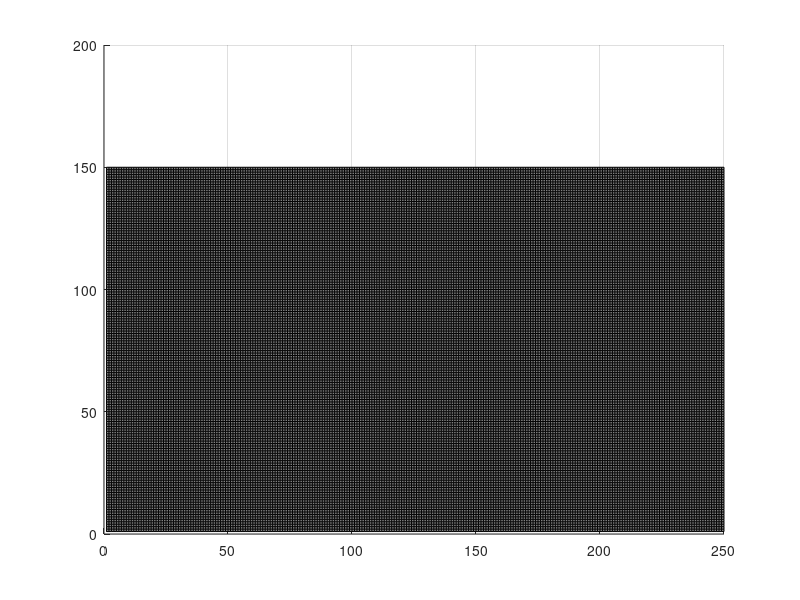

The MATLAB script that drew this image: (Note: this script raises an error after producing the figure.)
clc
clear all
close all

%% GUI

xmax=250;
ymax=150;
MAP=zeros(xmax,ymax);

surf(MAP')
colormap(gray)
view(2)
MAP(149:174,14:53)=1;
MAP(173,15:52)=1;
MAP(150:173,15)=1;
MAP(150:173,52)=1;
%% Take User Input and check Position
count = 1;
count2 = 0;

while(count==1)
start_node=input('enter start point as a 1x2 matrix: ');
if start_node==[0,0]
    start_node=[start_node(1)+1,start_node(2)+1];
end
target_node=input('enter end point as a 1x2 matrix: ');
if target_node==[250,150]
    target_node=[target_node(1)-1,target_node(2)-1];
end
resolution=input('enter resolution(default=1): ');
radius=input('enter diameter(default=10): ');
clearance=input('enter clearance(default=0): ');
default={'0 0','250 150','1'};
% resolution=1;
% start_node=[200,10];
% target_node=[150,140];
% radius=10;
% clearance=0;
mink=(radius/2);
xstart=(floor(start_node(1)/resolution))*resolution;
ystart=(floor(start_node(2)/resolution))*resolution;
drawnow
hold on
r1=rectangle('Position',[xstart ystart resolution resolution]);
r1.FaceColor='green';
r1.EdgeColor='green';
r1.LineWidth=3;
xtarget=(floor(target_node(1)/resolution))*resolution;
ytarget=(floor(target_node(2)/resolution))*resolution;
r2=rectangle('Position',[xtarget ytarget resolution resolution]);
r2.FaceColor='red';
r2.EdgeColor='red';
r2.LineWidth=3;
    if (~(checkposition(xstart,ystart,resolution,mink,clearance)))
        disp('Inavalid Start Point Input');
        count=0;
    elseif(~(checkposition(xtarget,ytarget,resolution,mink,clearance)))
        disp('Inavalid Target Point Input');
        count=0;
    else
        count=0;
        count2=1;
    end
end
%% plot circle
xcentre=190;
ycentre=130;
mink1=mink+15;
t=0:0.01:2*pi;
x=15*cos(t)+xcentre;
y=15*sin(t)+ycentre;
x2=mink1*cos(t)+xcentre;
y2=mink1*sin(t)+ycentre;
drawnow
fill(x2,y2,'b')
fill(x,y,'r')
[xx,yy] = meshgrid((1:size(MAP,2))-ycentre,(1:size(MAP,1))-xcentre);
MAP(sqrt(xx.^2 + yy.^2) <= mink1+clearance) = 1;
%% plot ellipse
xcentre2=140;
ycentre2=120;
a=30;
b=12;
mink2=mink+a;
mink3=mink+b;
x3=a*cos(t)+xcentre2;
y3=b*sin(t)+ycentre2;
x4=mink2*cos(t)+xcentre2;
y4=mink3*sin(t)+ycentre2;
drawnow
fill(x4,y4,'b')
fill(x3,y3,'r')
[xx,yy] = meshgrid((1:size(MAP,2))-ycentre2,(1:size(MAP,1))-xcentre2);
MAP(sqrt((xx/(b+mink2+clearance)).^2 + (yy/(a+mink3+clearance)).^2) <= 1) = 1;
%% plot rectangle
xp1=[50,50,100,100];
yp1=[75,120,120,75];
xp2=[50-mink-clearance,50-mink-clearance,100+mink+clearance,100+mink+clearance];
yp2=[75-mink-clearance,120+mink+clearance,120+mink+clearance,75-mink-clearance];
drawnow
fill(xp2,yp2,'b')
fill(xp1,yp1,'r')
MAP(50-mink-clearance:100+mink+clearance,75-mink-clearance:120+mink+clearance)=1;

%% plot polygon
xp3=[125,163,170,193,173,150];
yp3=[56,52,90,52,15,15];
xp4=[115.466,158.921,167.466,198.76,175.981,147.193];
yp4=[62.031,57.457,103.843,52.14,10,10];
drawnow
drawnow
fill(xp4,yp4,'b')
fill(xp3,yp3,'r')
tic
[xx1,yy1] = fillline([125,56],[163,52],100);
diagonal=round([linspace(125,56,60); linspace(150,15,60)]);
MAP(165:183,57:85)=1;
MAP(125:160,52:56)=1;
MAP(170:172,52:57)=1;
MAP(172:175,57:61)=1;
MAP(175:178,61:65)=1;
MAP(178:181,65:70)=1;
MAP(181:183,70:74)=1;
MAP(183:185,74:78)=1;
MAP(185:188,78:82)=1;
MAP(188:191,82:86)=1;
MAP(191:193,86:90)=1;
MAP(127:131,48:54)=1;
MAP(131:136,40:48)=1;
MAP(136:140,33:40)=1;
MAP(140:144,27:33)=1;
MAP(144:147,20:27)=1;
MAP(147:150,15:20)=1;
MAP(173:174,15:20)=1;
MAP(174:176,20:25)=1;
MAP(176:179,25:30)=1;
MAP(179:181,30:35)=1;
MAP(181:184,35:40)=1;
MAP(184:187,40:44)=1;
MAP(187:190,44:48)=1;
MAP(190:193,48:52)=1;
%% Creating Variables
tic
if count2==1
%Heuristic Map of all nodes
for x = 1:size(MAP,1)
    for y = 1:size(MAP,2)
        if(MAP(x,y)~=inf)
            G(x,y) = inf;
        end
    end
end

G(start_node(1),start_node(2)) = 0;
F(start_node(1),start_node(2)) = 0;
close_list = [];
open_list = [start_node G(start_node(1),start_node(2)) F(start_node(1),start_node(2)) 0]; 

%% Implementation

count4 = false;
while(~isempty(open_list))
    
    pause(0.001)
    
    %find node from open list with smallest F value
    [~,pos] = min(open_list(:,4));
    
    %set current node
    current_node = open_list(pos,:);
    r1=rectangle('Position',[xstart ystart resolution resolution]);
    r1.FaceColor='green';
    r1.EdgeColor='green';
    r1.LineWidth=3;
    rectangle('Position',[current_node(1),current_node(2),resolution,resolution],'FaceColor','y','EdgeColor','black')
    
    %if goal is reached, break the loop
    if(current_node(1:2)==target_node)
        close_list = [close_list;current_node];
        count4 = true;
        break;
    end
    
    %pop current node
    open_list(pos,:) = [];
    close_list = [close_list;current_node];
    
    %plot current node
    for x = current_node(1)-1:current_node(1)+1
        for y = current_node(2)-1:current_node(2)+1
            
            %check boundary
            if (x<1||x>xmax||y<1||y>ymax)
                continue
            end
            
            %check obstacle
            if (MAP(x,y)==1)
                continue
            end
            
            %check current node
            if (x==current_node(1)&&y==current_node(2))
                continue
            end
            
            %check if repeat in close_list
            skip = 0;
            for j = 1:size(close_list,1)
                if(x == close_list(j,1) && y==close_list(j,2))
                    skip = 1;
                    break;
                end
            end
            if(skip == 1)
                continue
            end
            
            A = [];
            %Check if repeat in open_list
            if(~isempty(open_list))
                for j = 1:size(open_list,1)
                    if(x == open_list(j,1) && y==open_list(j,2))
                        A = j;
                        break;
                    end
                end
            end
            
            
            newG = G(current_node(1),current_node(2)) + round(norm([current_node(1)-x,current_node(2)-y]),1);
            
            if(isempty(A))
                G(x,y) = newG;
                newF = G(x,y);
                newNode = [x y G(x,y) newF size(close_list,1)];
                open_list = [open_list; newNode];
                
                continue
            end
            
            if (newG >= G(x,y))
                continue
            end
            
            G(x,y) = newG;
            newF = newG;
            open_list(A,3:5) = [newG newF size(close_list,1)];
        end
    end
end

%% Path Plotting

if (count4)
    %Path plotting
    j = size(close_list,1);
    path = [];
    while(j > 0)
        x = close_list(j,1);
        y = close_list(j,2);
        j = close_list(j,5);
        path = [x,y;path];
    end
    
    for j = 1:size(path,1)
        plot(path(j,1),path(j,2),'x','color','b')
        pause(0.01)
    end
    r1=rectangle('Position',[xstart ystart resolution resolution]);
    r1.FaceColor='green';
    r1.EdgeColor='green';
    r1.LineWidth=3;

    r2=rectangle('Position',[xtarget ytarget resolution resolution]);
    r2.FaceColor='red';
    r2.EdgeColor='red';
    r2.LineWidth=3;
end
end
toc